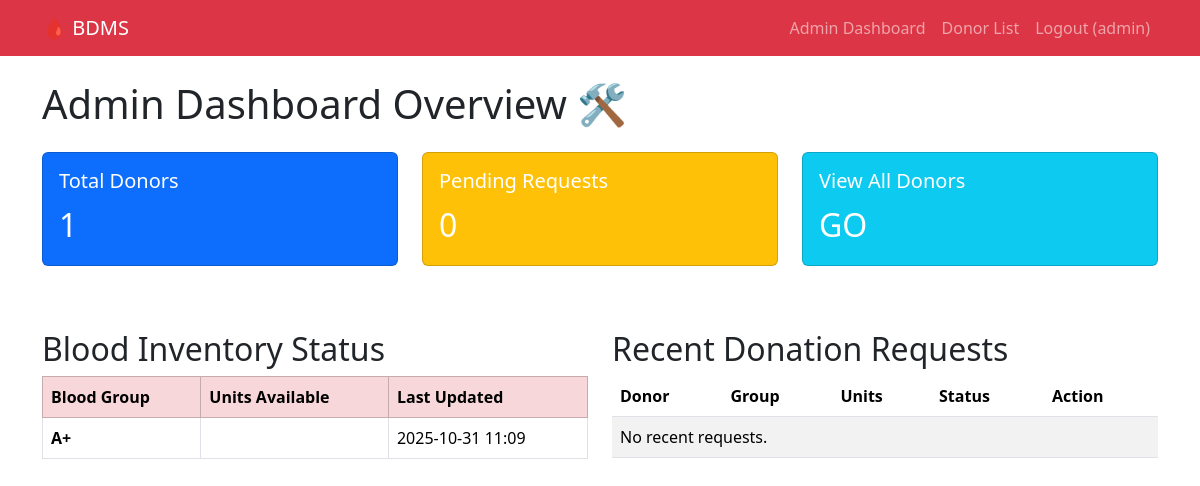
/donations/admin-dashboard/ (signed in), run on the app's committed database.
### accounts/models.py (models this page shows, shortened)
class User(AbstractUser):
    is_donor = models.BooleanField(default=True)
    is_admin = models.BooleanField(default=False)

### donations/models.py (models this page shows, shortened)
class BloodInventory(models.Model):
    blood_group = models.CharField(max_length=3)
    quantity_ml = models.PositiveIntegerField()
    last_updated = models.DateTimeField(auto_now=True)
    class meta:
        verbose_name_Plural = "Blood Inventories"
        ordering = ['-blood_group']

### donations/views.py (the view)
# urls.py: path('admin-dashboard/', views.admin_dashboard, name='admin_dashboard'),
@login_required
def admin_dashboard(request):
    if not request.user.is_admin:
        return redirect('donor_dashboard')
    total_donors = DonorProfile.objects.count()
    pending_requests = DonationRequest.objects.filter(status='pending').count()
    inventory = BloodInventory.objects.all()
    recent_requests = DonationRequest.objects.all()[:10]
    blood_stats = DonorProfile.objects.values('blood_group').annotate(
        count=Count('id')
    ).order_by('blood_group')
    context = {
        'total_donors': total_donors,
        'pending_requests': pending_requests,
        'inventory': inventory,
        'recent_requests': recent_requests,
        'blood_stats': blood_stats,
    }
    return render(request, 'donations/admin_dashboard.html', context)

### templates/donations/admin_dashboard.html (shortened to what this page needs)
{% extends "base.html" %}
{% block content %}
<div class="row">
    <div class="col-12">
        <h1 class="mb-4">Admin Dashboard Overview 🛠️</h1>
    </div>
</div>
<div class="row mb-4">
    <div class="col-md-4">
        <div class="card text-white bg-primary mb-3">
            <div class="card-body">
                <h5 class="card-title">Total Donors</h5>
                <p class="card-text fs-2">{{ total_donors }}</p>
            </div>
        </div>
    </div>
    <div class="col-md-4">
        <div class="card text-white bg-warning mb-3">
            <div class="card-body">
                <h5 class="card-title">Pending Requests</h5>
                <p class="card-text fs-2">{{ pending_requests }}</p>
            </div>
        </div>
    </div>
    <div class="col-md-4">
        <a href="{% url 'donor_list' %}" class="text-decoration-none">
            <div class="card text-white bg-info mb-3">
                <div class="card-body">
                    <h5 class="card-title">View All Donors</h5>
                    <p class="card-text fs-2">GO</p>
                </div>
            </div>
        </a>
    </div>
</div>
<div class="row">
    <div class="col-md-6">
        <h2 class="mt-4">Blood Inventory Status</h2>
        <div class="table-responsive">
            <table class="table table-bordered table-hover">
                <thead class="table-danger">
                    <tr>
                        <th>Blood Group</th>
                        <th>Units Available</th>
                        <th>Last Updated</th>
                    </tr>
                </thead>
                <tbody>
                    {% for item in inventory %}
                    <tr>
                        <td><strong>{{ item.blood_group }}</strong></td>
                        <td>{{ item.units_available }}</td>
                        <td>{{ item.last_updated|date:"Y-m-d H:i" }}</td>
                    </tr>
                    {% empty %}
                    <tr>
                        <td colspan="3">Inventory is empty.</td>
                    </tr>
                    {% endfor %}
                </tbody>
            </table>
        </div>
    </div>
    <div class="col-md-6">
        <h2 class="mt-4">Recent Donation Requests</h2>
        <div class="table-responsive">
            <table class="table table-striped">
                <thead>
                    <tr>
                        <th>Donor</th>
                        <th>Group</th>
                        <th>Units</th>
                        <th>Status</th>
                        <th>Action</th>
                    </tr>
                </thead>
                <tbody>
                    {% for req in recent_requests %}
                    <tr>
                        <td>{{ req.donor.full_name }}</td>
                        <td>{{ req.donor.blood_group }}</td>
                        <td>{{ req.units }}</td>
                        <td><span class="badge bg-{% if req.status == 'approved' %}success{% elif req.status == 'rejected' %}danger{% elif req.status == 'pending' %}warning{% else %}secondary{% endif %}">{{ req.get_status_display }}</span></td>
                        <td>
                            {% if req.status == 'pending' %}
                            <button type="button" class="btn btn-sm btn-outline-primary" data-bs-toggle="modal" data-bs-target="#actionModal-{{ req.pk }}">
                                Review
                            </button>
                            {% elif req.status == 'approved' %}
                            <button type="button" class="btn btn-sm btn-success" data-bs-toggle="modal" data-bs-target="#actionModal-{{ req.pk }}">
                                Complete
                            </button>
                            {% else %}
                            -
                            {% endif %}
                        </td>
                    </tr>
                    <div class="modal fade" id="actionModal-{{ req.pk }}" tabindex="-1" aria-labelledby="actionModalLabel-{{ req.pk }}" aria-hidden="true">
                        <div class="modal-dialog">
                            <div class="modal-content">
                                <form method="post" action="{% url 'approve_request' pk=req.pk %}">
                                    {% csrf_token %}
                                    <div class="modal-header">
                                        <h5 class="modal-title" id="actionModalLabel-{{ req.pk }}">Review Request from {{ req.donor.full_name }}</h5>
                                        <button type="button" class="btn-close" data-bs-dismiss="modal" aria-label="Close"></button>
                                    </div>
                                    <div class="modal-body">
                                        <p><strong>Group:</strong> {{ req.donor.blood_group }} | <strong>Units:</strong> {{ req.units }} | <strong>Preferred Date:</strong> {{ req.preferred_date }}</p>
                                        <div class="mb-3">
                                            <label for="admin_notes_{{ req.pk }}" class="form-label">Admin Notes</label>
                                            <textarea class="form-control" name="admin_notes" id="admin_notes_{{ req.pk }}">{{ req.admin_notes|default:"" }}</textarea>
                                        </div>
                                    </div>
                                    <div class="modal-footer">
                                        {% if req.status == 'pending' %}
                                            <button type="submit" name="action" value="reject" class="btn btn-danger">Reject</button>
                                            <button type="submit" name="action" value="approve" class="btn btn-success">Approve</button>
                                        {% elif req.status == 'approved' %}
                                            <button type="submit" name="action" value="complete" class="btn btn-primary">Mark as Completed</button>
                                        {% endif %}
                                    </div>
                                </form>
                            </div>
                        </div>
                    </div>
                    {% empty %}
                    <tr>
                        <td colspan="5">No recent requests.</td>
                    </tr>
                    {% endfor %}
                </tbody>
            </table>
        </div>
    </div>
</div>
{% endblock %}

### templates/base.html (shortened to what this page needs)
<!DOCTYPE html>
<html lang="en">
<head>
    <link href="https://cdn.jsdelivr.net/npm/bootstrap@5.3.2/dist/css/bootstrap.min.css" rel="stylesheet">
</head>
<body>
    <nav class="navbar navbar-expand-lg navbar-dark bg-danger">
        <div class="container">
            <a class="navbar-brand" href="{% url 'login' %}">🩸 BDMS</a>
            <div class="collapse navbar-collapse" id="navbarNav">
                <ul class="navbar-nav ms-auto">
                    {% if user.is_authenticated %}
                        {% if user.is_admin %}
                            <li class="nav-item">
                                <a class="nav-link" href="{% url 'admin_dashboard' %}">Admin Dashboard</a>
                            </li>
                            <li class="nav-item">
                                <a class="nav-link" href="{% url 'donor_list' %}">Donor List</a>
                            </li>
                        {% endif %}
                        <li class="nav-item">
                            <a class="nav-link" href="{% url 'logout' %}">Logout ({{ user.username }})</a>
                        </li>
                    {% endif %}
                </ul>
            </div>
        </div>
    </nav>
    <div class="container mt-4">
        {% block content %}{% endblock %}
    </div>
</body>
</html>

### data on the page
User: username "admin"
BloodInventory: blood_group "A+", last_updated "2025-10-31 11:09"

### other printed values
{{ total_donors }} "1"
{{ pending_requests }} "0"
